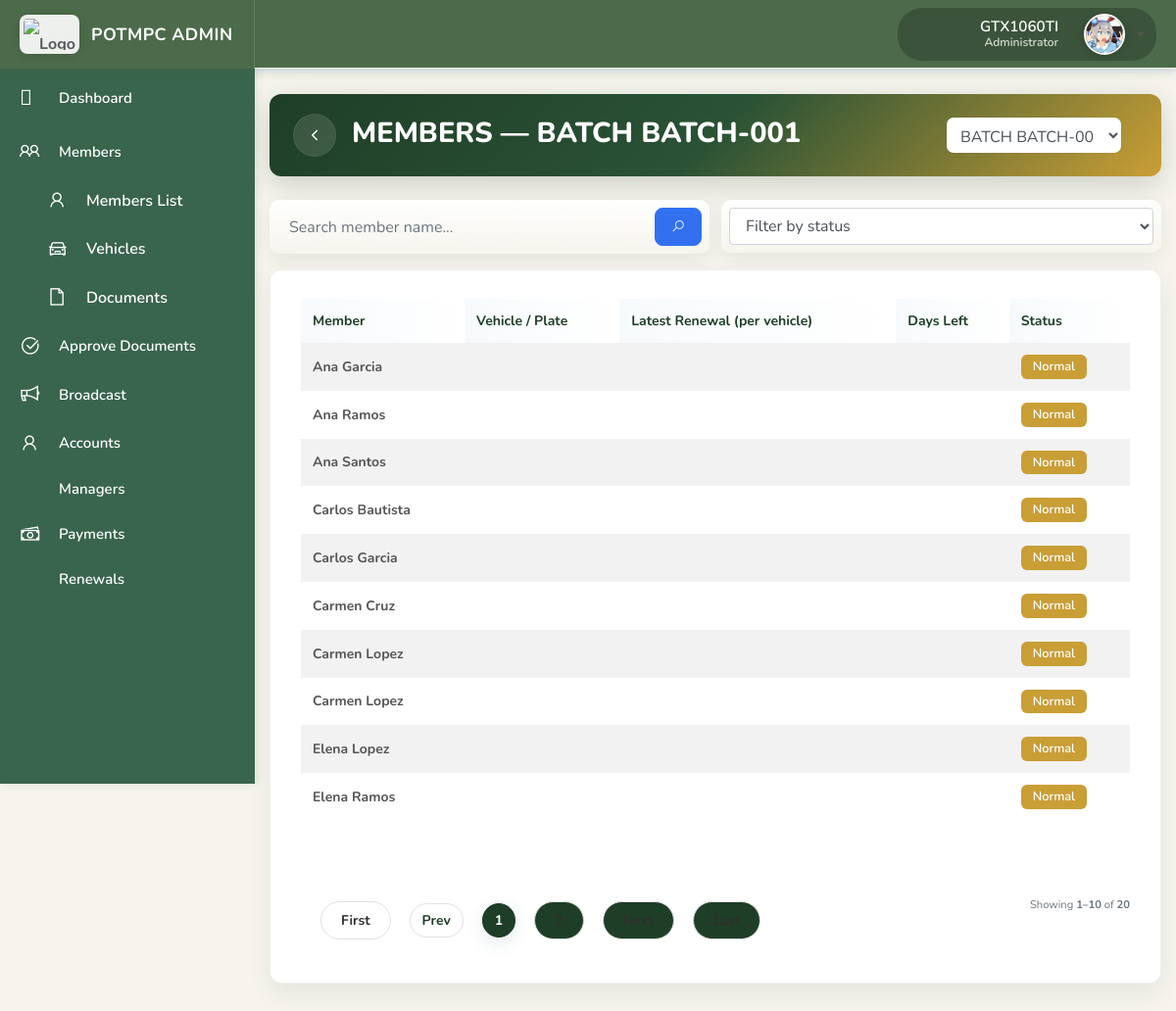
The page /batches/1/ (signed in) on the database its author committed.
### coop/models.py (models this page shows, shortened)
class User(AbstractUser):
    ROLE_CHOICES = (
        ('superadmin', 'Superadmin'),
        ('admin', 'Admin'),
        ('manager', 'Manager'),
        ('client', 'Client Member'),
    )
    role = models.CharField(max_length=20, choices=ROLE_CHOICES, default='client')
    full_name = models.CharField(max_length=255)
    phone_number = models.CharField(max_length=20, unique=True, null=True, blank=True)
    dormant = models.IntegerField(default=0)  # 0 = Pending, 1 = Not Dormant
    id_image = models.ImageField(upload_to=id_upload_path, null=True, blank=True)
    profile_image = models.ImageField(upload_to=profile_upload_path, null=True, blank=True)
    email = models.EmailField(unique=True)
    groups = models.ManyToManyField(
        Group,
        related_name="coop_user_set",  # <-- unique related_name
        blank=True,
        help_text="The groups this user belongs to.",
        verbose_name="groups"
    )
    user_permissions = models.ManyToManyField(
        Permission,
        related_name="coop_user_permissions",  # <-- unique related_name
        blank=True,
        help_text="Specific permissions for this user.",
        verbose_name="user permissions"
    )

class Batch(models.Model):
    number = models.CharField(max_length=20, unique=True)
    created_by = models.ForeignKey(User, on_delete=models.SET_NULL, null=True, blank=True, limit_choices_to={'role': 'admin'})

class Member(models.Model):
    SEX_CHOICES = [
        ('M', 'Male'),
        ('F', 'Female'),
        ('O', 'Other'),
    ]
    full_name = models.CharField(max_length=255)
    batch = models.ForeignKey(Batch, on_delete=models.CASCADE, related_name="members")
    batch_monitoring_number = models.PositiveIntegerField()
    is_dormant = models.BooleanField(default=False)
    age = models.PositiveSmallIntegerField(null=True, blank=True, help_text="Member's age")
    sex = models.CharField(max_length=1, choices=SEX_CHOICES, null=True, blank=True, help_text="Member's sex")
    phone_number = models.CharField(max_length=20, null=True, blank=True, help_text="Member's phone number (overridden by user account if linked)")
    email = models.EmailField(null=True, blank=True, help_text="Member's email (overridden by user account if linked)")
    user_account = models.OneToOneField(
        'User',
        on_delete=models.SET_NULL,
        null=True,
        blank=True,
        related_name='member_profile'
    )

### coop/views.py (the view, shortened to what this page needs)
# urls.py: path('batches/<int:pk>/', views.batch_detail, name='batch_detail'),
@login_required
@user_passes_test(lambda u: u.is_staff)
def batch_detail(request, pk):
    batch = get_object_or_404(Batch, pk=pk)
    q = (request.GET.get('q') or '').strip()
    status_filter = (request.GET.get('status') or '').strip().lower()
    page_number = request.GET.get('page', 1)
    today = timezone.localtime(timezone.now()).date()
    members_qs = batch.members.prefetch_related('vehicles__document__entries').order_by('full_name')
    members_list = []
    for member in members_qs:
        vehicle_infos = []
        member_has_urgent = False
        member_has_upcoming = False
        if member_has_urgent:
            member_status = 'urgent'
        elif member_has_upcoming:
            member_status = 'upcoming'
        else:
            member_status = 'normal'
        members_list.append({
            'id': member.id,
            'name': member.full_name,
            'vehicles': vehicle_infos,
            'status': member_status,
        })
    def matches_filters(m):
        if status_filter and status_filter != m['status']:
            return False
        if not q:
            return True
    filtered = [m for m in members_list if matches_filters(m)]
    priority = {'urgent': 0, 'upcoming': 1, 'normal': 2, 'none': 3}
    filtered.sort(key=lambda x: (priority.get(x.get('status'), 3), (x.get('name') or '').lower()))
    paginator = Paginator(filtered, 10)
    page_obj = paginator.get_page(page_number)
    members_page = list(page_obj.object_list)
    batches = Batch.objects.order_by('number').values('id', 'number')
    context = {
        'batch': batch,
        'members': members_page,
        'page_obj': page_obj,
        'paginator': paginator,
        'total_members': len(members_list),
        'q': q,
        'status_filter': status_filter,
        'batches': batches,
        'selected_batch_id': batch.id,
        'is_paginated': page_obj.has_other_pages(),
        'object_list': page_obj.object_list,
    }
    if request.headers.get('x-requested-with') == 'XMLHttpRequest':
        rows_html = render_to_string('includes/batch_member_rows.html', context, request=request)
        pagination_html = render_to_string('includes/pagination.html', context, request=request)
        return JsonResponse({'html': rows_html, 'pagination': pagination_html})
    return render(request, 'batch_detail.html', context)

### templates/batch_detail.html (shortened to what this page needs)
{% extends 'base.html' %}
{% load static %}
{% block extra_css %}
<link rel="stylesheet" href="{% static 'css/admin_all.css' %}">
{% endblock %}
{% block content %}
<div class="admin-dashboard container py-5">
   <br>
  <div class="members-header card-header-gradient mb-4 d-flex flex-column flex-md-row align-items-start align-items-md-center justify-content-between">
    <div class="d-flex align-items-center w-100">
      <a href="{% url 'member_list' %}" class="back-btn mr-3" title="Back to Members">
        <svg width="18" height="18" viewBox="0 0 24 24" fill="none" aria-hidden="true" focusable="false">
          <path d="M15 18l-6-6 6-6" stroke="#fff" stroke-width="2" stroke-linecap="round" stroke-linejoin="round"/>
        </svg>
      </a>
      <div>
        <h1 class="members-header-title mb-1">MEMBERS — BATCH {{ batch.number }}</h1>
      </div>
    </div>
    <div class="d-flex flex-column flex-md-row align-items-stretch align-items-md-center mt-3 mt-md-0">
      <div class="mr-md-3" style="min-width:180px;">
        <select id="batchSelect" class="form-control">
          {% for b in batches %}
            <option value="{{ b.id }}" {% if b.id == selected_batch_id %}selected{% endif %}>BATCH {{ b.number }}</option>
          {% endfor %}
        </select>
      </div>
    </div>
  </div>
  <div class="d-flex flex-column flex-md-row align-items-stretch mb-3" style="gap: 12px;">
    <form id="batch-search-form" class="w-100" action="" method="get" style="flex:1;">
      <div class="search-card p-2 d-flex align-items-center" style="width:100%;">
        <input id="batchSearch" name="q" class="form-control search-input" placeholder="Search member name..." value="{{ q }}" style="flex:1;" />
        <button type="button" id="batch-search-btn" class="btn btn-primary ml-2" title="Search">
          <i class="la la-search" aria-hidden="true"></i>
        </button>
      </div>
    </form>
    <form id="batch-filter-form" class="w-100" action="" method="get" style="flex:1;">
      <div class="search-card p-2 d-flex align-items-center" style="width:100%;">
        <select id="batchFilter" name="status" class="form-control" style="flex:1;">
          <option value="">Filter by status</option>
        </select>
      </div>
    </form>
  </div>
  <div class="row">
    <div class="col-12">
      <div class="card admin-card">
        <div class="card-body">
          <div class="table-responsive">
            <table class="table table-striped batch-table">
              <thead>
                <tr>
                  <th>Member</th>
                  <th>Vehicle / Plate</th>
                  <th>Latest Renewal (per vehicle)</th>
                  <th>Days Left</th>
                  <th>Status</th>
                </tr>
              </thead>
              <tbody id="batchMembersBody">
                {% include 'includes/batch_member_rows.html' %}
              </tbody>
            </table>
          </div>
          <div id="batchPagination" class="mt-3">
            {% include 'includes/pagination.html' %}
          </div>
        </div>
      </div>
    </div>
  </div>
</div>
{% endblock %}

### templates/base.html (shortened to what this page needs)
{% load static %}
<!DOCTYPE html>
<html>
<head>
    <link rel="stylesheet" href="{% static 'css/bootstrap.min.css' %}">
    <link rel="stylesheet" href="{% static 'css/ready.css' %}">
    <link rel="stylesheet" href="https://maxst.icons8.com/vue-static/landings/line-awesome/line-awesome/1.3.0/css/line-awesome.min.css">
    <link rel="stylesheet" href="{% static 'css/toast.css' %}">
    <link rel="stylesheet" href="{% static 'css/user_custom.css' %}">
    <link rel="stylesheet" href="{% static 'css/admin_all.css' %}">
    <link rel="stylesheet" href="{% static 'css/admin_responsive.css' %}">
    <link rel="stylesheet" href="{% static 'css/admin_forms.css' %}">
    <link rel="stylesheet" href="{% static 'css/notifications.css' %}">
    <link href="https://cdn.jsdelivr.net/npm/select2@4.1.0-rc.0/dist/css/select2.min.css" rel="stylesheet" />
    <link href="https://cdn.jsdelivr.net/npm/select2-bootstrap-5-theme@1.3.0/dist/select2-bootstrap-5-theme.min.css" rel="stylesheet" />
    {% block extra_css %}{% endblock %}
</head>
<body>
    <div class="wrapper">
        <div class="main-header">
            <div class="logo-header d-flex align-items-center" style="padding: 0 20px;">
                <a href="{% url 'home' %}" class="logo" style="display: flex; align-items: center; gap: 12px;">
                    <img src="{% static 'img/home.png' %}" alt="Logo" style="height:40px; width:auto;">
                    <span class="logo-text">POTMPC ADMIN</span>
                </a>
            </div>
            <nav class="navbar navbar-header navbar-expand-lg">
                <div class="container-fluid">
                    <ul class="navbar-nav topbar-nav ml-md-auto align-items-center">
                        <li class="nav-item notification-bell-container" style="margin-right: 20px;">
                            <button class="notification-bell-btn" id="notificationBellBtn" aria-label="Notifications" title="Notifications">
                                <i class="las la-bell"></i>
                            </button>
                        </li>
                        <li class="nav-item dropdown">
                            <a href="#" class="dropdown-toggle profile-pic" id="userAvatarDropdown" data-toggle="dropdown" aria-expanded="false" style="text-decoration: none; display: flex; align-items: center; gap: 12px;">
                                <div class="user-name-display" style="display: flex; flex-direction: column; align-items: flex-end; margin-right: 4px;">
                                    <span style="color: white; font-weight: 600; font-size: 0.95rem; line-height: 1.2;">{{ user.username }}</span>
                                    <span style="color: rgba(255,255,255,0.8); font-size: 0.75rem; line-height: 1.2;">Administrator</span>
                                </div>
                                <div class="avatar-wrapper" style="width: 42px; height: 42px; border-radius: 50%; overflow: hidden; border: 2px solid #fff; box-shadow: 0 2px 8px rgba(0,0,0,0.1); transition: transform 0.2s; display: flex; align-items: center; justify-content: center;">
                                    {% if user.is_authenticated and user.profile_image %}
                                        <img src="{{ user.profile_image.url }}" alt="Profile" style="width: 100%; height: 100%; object-fit: cover; display: block;">
                                    {% else %}
                                        <img src="{% static 'img/boss.jpg' %}" alt="Default Profile" style="width: 100%; height: 100%; object-fit: cover; display: block;">
                                    {% endif %}
                                </div>
                            </a>
                        </li>
                    </ul>
                </div>
            </nav>
        </div>
        {% with current=request.resolver_match.url_name %}
        <div class="sidebar">
            <nav class="sidebar-nav">
                <div class="nav-item {% if current == 'home' %}active{% endif %}">
                    <a class="nav-link" href="{% url 'home' %}">
                        <i class="las la-dashboard"></i>
                        <p>Dashboard</p>
                    </a>
                </div>
                <div class="nav-item has-submenu">
                    <a class="nav-link {% if current == 'member_list' or current == 'vehicle_list' or current == 'document_list' %}open{% endif %}"
                       href="javascript:void(0);"
                       onclick="toggleSubmenu('membersSubmenu', this)">
                        <i class="la la-users"></i>
                        <p>Members</p>
                    </a>
                    <div id="membersSubmenu" class="submenu {% if current == 'member_list' or current == 'vehicle_list' or current == 'document_list' %}open{% endif %}">
                        <div class="nav-item {% if current == 'member_list' %}active{% endif %}">
                            <a class="nav-link" href="{% url 'member_list' %}">
                                <i class="la la-user"></i>
                                <span>Members List</span>
                            </a>
                        </div>
                        <div class="nav-item {% if current == 'vehicle_list' %}active{% endif %}">
                            <a class="nav-link" href="{% url 'vehicle_list' %}">
                                <i class="la la-car"></i>
                                <span>Vehicles</span>
                            </a>
                        </div>
                        <div class="nav-item {% if current == 'document_list' %}active{% endif %}">
                            <a class="nav-link" href="{% url 'document_list' %}">
                                <i class="la la-file"></i>
                                <span>Documents</span>
                            </a>
                        </div>
                    </div>
                </div>
                <div class="nav-item {% if current == 'approve_documents' %}active{% endif %}">
                    <a class="nav-link" href="{% url 'approve_documents' %}">
                        <i class="la la-check-circle"></i>
                        <p>Approve Documents</p>
                    </a>
                </div>
                <div class="nav-item {% if current == 'broadcast' %}active{% endif %}">
                    <a class="nav-link" href="{% url 'broadcast' %}">
                        <i class="la la-bullhorn"></i>
                        <p>Broadcast</p>
                    </a>
                </div>
                <div class="nav-item {% if current == 'accounts_list' %}active{% endif %}">
                    <a class="nav-link" href="{% url 'accounts_list' %}">
                        <i class="la la-user"></i>
                        <p>Accounts</p>
                    </a>
                </div>
                {% if user.is_superuser %}
                <div class="nav-item {% if current == 'managers_list' %}active{% endif %}">
                    <a class="nav-link" href="{% url 'managers_list' %}">
                        <p>Managers</p>
                    </a>
                </div>
                {% endif %}
                <div class="nav-item {% if current == 'payment_year_list' or current == 'payment_year_detail' %}active{% endif %}">
                    <a class="nav-link" href="{% url 'payment_year_list' %}">
                        <i class="la la-money"></i>
                        <p>Payments</p>
                    </a>
                </div>
                <div class="nav-item {% if current == 'renewals_hub' or current == 'renewal_details' %}active{% endif %}">
                    <a class="nav-link" href="{% url 'renewals_hub' %}">
                        <p>Renewals</p>
                    </a>
                </div>
            </nav>
        </div>
        {% endwith %}
        <div class="main-panel">
            {% block content %}{% endblock %}
        </div>
    </div>
</body>
</html>

### templates/includes/batch_member_rows.html (shortened to what this page needs)
{% for m in members %}
  <tr>
    <td>
      <strong>{{ m.name }}</strong>
    </td>
    <td>
    </td>
    <td>
    </td>
    <td>
    </td>
    <td>
      {% if m.status == 'urgent' %}
        <span class="badge badge-danger">Urgent</span>
      {% elif m.status == 'upcoming' %}
        <span class="badge badge-warning">Upcoming</span>
      {% else %}
        <span class="badge badge-primary">Normal</span>
      {% endif %}
    </td>
  </tr>
{% empty %}
  <tr><td colspan="5" class="text-muted">No members found.</td></tr>
{% endfor %}

### rows shown on the page
User: username "GTX1060TI"
Batch: number "BATCH-001"
Member: name "Ana Garcia"
Member: name "Ana Ramos"
Member: name "Ana Santos"
Member: name "Carlos Bautista"
Member: name "Carlos Garcia"
Member: name "Carmen Cruz"
Member: name "Carmen Lopez"
Member: name "Carmen Lopez"
Member: name "Elena Lopez"
Member: name "Elena Ramos"

### other values the page prints
{{ p }} "1"
{{ page_obj.start_index }} "1"
{{ page_obj.end_index }} "10"
{{ paginator.count }} "20"
